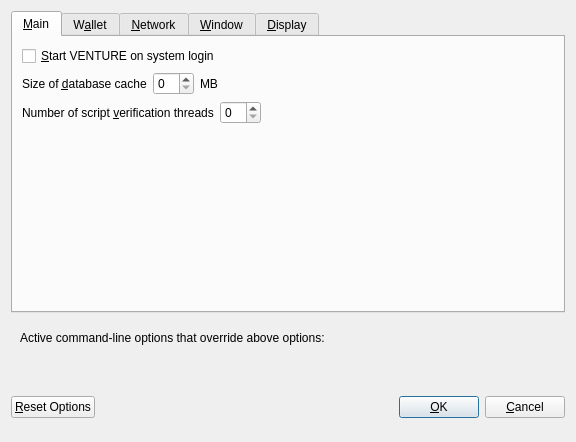
<?xml version="1.0" encoding="UTF-8"?>
<ui version="4.0">
 <class>OptionsDialog</class>
 <widget class="QDialog" name="OptionsDialog">
  <property name="geometry">
   <rect>
    <x>0</x>
    <y>0</y>
    <width>576</width>
    <height>442</height>
   </rect>
  </property>
  <property name="windowTitle">
   <string>Options</string>
  </property>
  <property name="modal">
   <bool>true</bool>
  </property>
  <layout class="QVBoxLayout" name="verticalLayout">
   <item>
    <widget class="QTabWidget" name="tabWidget">
     <property name="currentIndex">
      <number>0</number>
     </property>
     <widget class="QWidget" name="tabMain">
      <attribute name="title">
       <string>&amp;Main</string>
      </attribute>
      <layout class="QVBoxLayout" name="verticalLayout_Main">
       <item>
        <widget class="QCheckBox" name="bitcoinAtStartup">
         <property name="toolTip">
          <string>Automatically start VENTURE after logging in to the system.</string>
         </property>
         <property name="text">
          <string>&amp;Start VENTURE on system login</string>
         </property>
        </widget>
       </item>
       <item>
        <layout class="QHBoxLayout" name="horizontalLayout_2_Main">
         <item>
          <widget class="QLabel" name="databaseCacheLabel">
           <property name="text">
            <string>Size of &amp;database cache</string>
           </property>
           <property name="textFormat">
            <enum>Qt::PlainText</enum>
           </property>
           <property name="buddy">
            <cstring>databaseCache</cstring>
           </property>
          </widget>
         </item>
         <item>
          <widget class="QSpinBox" name="databaseCache"/>
         </item>
         <item>
          <widget class="QLabel" name="databaseCacheUnitLabel">
           <property name="text">
            <string>MB</string>
           </property>
           <property name="textFormat">
            <enum>Qt::PlainText</enum>
           </property>
          </widget>
         </item>
         <item>
          <spacer name="horizontalSpacer_2_Main">
           <property name="orientation">
            <enum>Qt::Horizontal</enum>
           </property>
           <property name="sizeHint" stdset="0">
            <size>
             <width>40</width>
             <height>20</height>
            </size>
           </property>
          </spacer>
         </item>
        </layout>
       </item>
       <item>
        <layout class="QHBoxLayout" name="horizontalLayout_3_Main">
         <item>
          <widget class="QLabel" name="threadsScriptVerifLabel">
           <property name="text">
            <string>Number of script &amp;verification threads</string>
           </property>
           <property name="textFormat">
            <enum>Qt::PlainText</enum>
           </property>
           <property name="buddy">
            <cstring>threadsScriptVerif</cstring>
           </property>
          </widget>
         </item>
         <item>
          <widget class="QSpinBox" name="threadsScriptVerif">
           <property name="toolTip">
            <string>(0 = auto, &lt;0 = leave that many cores free)</string>
           </property>
          </widget>
         </item>
         <item>
          <spacer name="horizontalSpacer_3_Main">
           <property name="orientation">
            <enum>Qt::Horizontal</enum>
           </property>
           <property name="sizeHint" stdset="0">
            <size>
             <width>40</width>
             <height>20</height>
            </size>
           </property>
          </spacer>
         </item>
        </layout>
       </item>
       <item>
        <spacer name="verticalSpacer_2">
         <property name="orientation">
          <enum>Qt::Vertical</enum>
         </property>
         <property name="sizeHint" stdset="0">
          <size>
           <width>20</width>
           <height>40</height>
          </size>
         </property>
        </spacer>
       </item>
      </layout>
     </widget>
     <widget class="QWidget" name="tabWallet">
      <attribute name="title">
       <string>W&amp;allet</string>
      </attribute>
      <layout class="QVBoxLayout" name="verticalLayout_Wallet">
       <item>
        <layout class="QHBoxLayout" name="horizontalLayout_2_Wallet">
         <item>
          <widget class="QLabel" name="labelStakeSplitThresholdText">
           <property name="text">
            <string>Stake split threshold:</string>
           </property>
          </widget>
         </item>
         <item>
          <widget class="QSpinBox" name="spinBoxStakeSplitThreshold">
           <property name="minimum">
            <number>1</number>
           </property>
           <property name="maximum">
            <number>999999</number>
           </property>
          </widget>
         </item>
        </layout>
       </item>
       <item>
        <widget class="QGroupBox" name="groupBox">
         <property name="title">
          <string>Expert</string>
         </property>
         <layout class="QVBoxLayout" name="verticalLayout_2">
          <item>
           <widget class="QCheckBox" name="coinControlFeatures">
            <property name="toolTip">
             <string>Whether to show coin control features or not.</string>
            </property>
            <property name="text">
             <string>Enable coin &amp;control features</string>
            </property>
           </widget>
          </item>
          <item>
           <widget class="QCheckBox" name="showMasternodesTab">
            <property name="toolTip">
             <string>Show additional tab listing all your masternodes in first sub-tab&lt;br/&gt;and all masternodes on the network in second sub-tab.</string>
            </property>
            <property name="text">
             <string>Show Masternodes Tab</string>
            </property>
           </widget>
          </item>
          <item>
           <widget class="QCheckBox" name="spendZeroConfChange">
            <property name="toolTip">
             <string>If you disable the spending of unconfirmed change, the change from a transaction&lt;br/&gt;cannot be used until that transaction has at least one confirmation.&lt;br/&gt;This also affects how your balance is computed.</string>
            </property>
            <property name="text">
             <string>&amp;Spend unconfirmed change</string>
            </property>
           </widget>
          </item>
         </layout>
        </widget>
       </item>
       <item>
        <spacer name="verticalSpacer_Wallet">
         <property name="orientation">
          <enum>Qt::Vertical</enum>
         </property>
         <property name="sizeHint" stdset="0">
          <size>
           <width>20</width>
           <height>40</height>
          </size>
         </property>
        </spacer>
       </item>
      </layout>
     </widget>
     <widget class="QWidget" name="tabNetwork">
      <attribute name="title">
       <string>&amp;Network</string>
      </attribute>
      <layout class="QVBoxLayout" name="verticalLayout_Network">
       <item>
        <widget class="QCheckBox" name="mapPortUpnp">
         <property name="toolTip">
          <string>Automatically open the VENTURE client port on the router. This only works when your router supports UPnP and it is enabled.</string>
         </property>
         <property name="text">
          <string>Map port using &amp;UPnP</string>
         </property>
        </widget>
       </item>
       <item>
        <widget class="QCheckBox" name="allowIncoming">
         <property name="toolTip">
          <string>Accept connections from outside</string>
         </property>
         <property name="text">
          <string>Allow incoming connections</string>
         </property>
        </widget>
       </item>
       <item>
        <widget class="QCheckBox" name="connectSocks">
         <property name="toolTip">
          <string>Connect to the VENTURE network through a SOCKS5 proxy.</string>
         </property>
         <property name="text">
          <string>&amp;Connect through SOCKS5 proxy (default proxy):</string>
         </property>
        </widget>
       </item>
       <item>
        <layout class="QHBoxLayout" name="horizontalLayout_1_Network">
         <item>
          <widget class="QLabel" name="proxyIpLabel">
           <property name="text">
            <string>Proxy &amp;IP:</string>
           </property>
           <property name="textFormat">
            <enum>Qt::PlainText</enum>
           </property>
           <property name="buddy">
            <cstring>proxyIp</cstring>
           </property>
          </widget>
         </item>
         <item>
          <widget class="QValidatedLineEdit" name="proxyIp">
           <property name="minimumSize">
            <size>
             <width>140</width>
             <height>0</height>
            </size>
           </property>
           <property name="maximumSize">
            <size>
             <width>140</width>
             <height>16777215</height>
            </size>
           </property>
           <property name="toolTip">
            <string>IP address of the proxy (e.g. IPv4: 127.0.0.1 / IPv6: ::1)</string>
           </property>
          </widget>
         </item>
         <item>
          <widget class="QLabel" name="proxyPortLabel">
           <property name="text">
            <string>&amp;Port:</string>
           </property>
           <property name="textFormat">
            <enum>Qt::PlainText</enum>
           </property>
           <property name="buddy">
            <cstring>proxyPort</cstring>
           </property>
          </widget>
         </item>
         <item>
          <widget class="QLineEdit" name="proxyPort">
           <property name="minimumSize">
            <size>
             <width>55</width>
             <height>0</height>
            </size>
           </property>
           <property name="maximumSize">
            <size>
             <width>55</width>
             <height>16777215</height>
            </size>
           </property>
           <property name="toolTip">
            <string>Port of the proxy (e.g. 9050)</string>
           </property>
          </widget>
         </item>
         <item>
          <spacer name="horizontalSpacer_1_Network">
           <property name="orientation">
            <enum>Qt::Horizontal</enum>
           </property>
           <property name="sizeHint" stdset="0">
            <size>
             <width>40</width>
             <height>20</height>
            </size>
           </property>
          </spacer>
         </item>
        </layout>
       </item>
       <item>
        <spacer name="verticalSpacer_Network">
         <property name="orientation">
          <enum>Qt::Vertical</enum>
         </property>
         <property name="sizeHint" stdset="0">
          <size>
           <width>20</width>
           <height>40</height>
          </size>
         </property>
        </spacer>
       </item>
      </layout>
     </widget>
     <widget class="QWidget" name="tabWindow">
      <attribute name="title">
       <string>&amp;Window</string>
      </attribute>
      <layout class="QVBoxLayout" name="verticalLayout_Window">
       <item>
        <widget class="QCheckBox" name="minimizeToTray">
         <property name="toolTip">
          <string>Show only a tray icon after minimizing the window.</string>
         </property>
         <property name="text">
          <string>&amp;Minimize to the tray instead of the taskbar</string>
         </property>
        </widget>
       </item>
       <item>
        <widget class="QCheckBox" name="minimizeOnClose">
         <property name="toolTip">
          <string>Minimize instead of exit the application when the window is closed. When this option is enabled, the application will be closed only after selecting Quit in the menu.</string>
         </property>
         <property name="text">
          <string>M&amp;inimize on close</string>
         </property>
        </widget>
       </item>
       <item>
        <spacer name="verticalSpacer_Window">
         <property name="orientation">
          <enum>Qt::Vertical</enum>
         </property>
         <property name="sizeHint" stdset="0">
          <size>
           <width>20</width>
           <height>40</height>
          </size>
         </property>
        </spacer>
       </item>
      </layout>
     </widget>
     <widget class="QWidget" name="tabDisplay">
      <attribute name="title">
       <string>&amp;Display</string>
      </attribute>
      <layout class="QVBoxLayout" name="verticalLayout_Display">
       <item>
        <layout class="QHBoxLayout" name="horizontalLayout_1_Display">
         <item>
          <widget class="QLabel" name="langLabel">
           <property name="text">
            <string>User Interface &amp;language:</string>
           </property>
           <property name="textFormat">
            <enum>Qt::PlainText</enum>
           </property>
           <property name="buddy">
            <cstring>lang</cstring>
           </property>
          </widget>
         </item>
         <item>
          <widget class="QValueComboBox" name="lang">
           <property name="toolTip">
            <string>The user interface language can be set here. This setting will take effect after restarting VENTURE.</string>
           </property>
          </widget>
         </item>
        </layout>
       </item>
       <item>
        <widget class="Line" name="line">
         <property name="orientation">
          <enum>Qt::Horizontal</enum>
         </property>
        </widget>
       </item>
       <item>
        <layout class="QHBoxLayout" name="horizontalLayout_2_Display">
         <item>
          <widget class="QLabel" name="unitLabel">
           <property name="text">
            <string>&amp;Unit to show amounts in:</string>
           </property>
           <property name="textFormat">
            <enum>Qt::PlainText</enum>
           </property>
           <property name="buddy">
            <cstring>unit</cstring>
           </property>
          </widget>
         </item>
         <item>
          <widget class="QValueComboBox" name="unit">
           <property name="toolTip">
            <string>Choose the default subdivision unit to show in the interface and when sending coins.</string>
           </property>
          </widget>
         </item>
        </layout>
       </item>
       <item>
        <layout class="QHBoxLayout" name="horizontalLayout_5_Display">
         <item>
          <widget class="QLabel" name="digitsLabel">
           <property name="text">
            <string>Decimal digits</string>
           </property>
          </widget>
         </item>
         <item>
          <widget class="QValueComboBox" name="digits"/>
         </item>
        </layout>
       </item>
       <item>
        <layout class="QHBoxLayout" name="horizontalLayout_3_Display">
         <item>
          <widget class="QLabel" name="thirdPartyTxUrlsLabel">
           <property name="toolTip">
            <string>Third party URLs (e.g. a block explorer) that appear in the transactions tab as context menu items. %s in the URL is replaced by transaction hash. Multiple URLs are separated by vertical bar |.</string>
           </property>
           <property name="text">
            <string>Third party transaction URLs</string>
           </property>
           <property name="buddy">
            <cstring>thirdPartyTxUrls</cstring>
           </property>
          </widget>
         </item>
         <item>
          <widget class="QLineEdit" name="thirdPartyTxUrls">
           <property name="toolTip">
            <string>Third party URLs (e.g. a block explorer) that appear in the transactions tab as context menu items. %s in the URL is replaced by transaction hash. Multiple URLs are separated by vertical bar |.</string>
           </property>
          </widget>
         </item>
        </layout>
       </item>
       <item>
        <spacer name="verticalSpacer">
         <property name="orientation">
          <enum>Qt::Vertical</enum>
         </property>
         <property name="sizeHint" stdset="0">
          <size>
           <width>20</width>
           <height>40</height>
          </size>
         </property>
        </spacer>
       </item>
      </layout>
     </widget>
    </widget>
   </item>
   <item>
    <widget class="QFrame" name="frame">
     <layout class="QVBoxLayout" name="verticalLayout_Bottom">
      <item>
       <layout class="QHBoxLayout" name="horizontalLayout_Bottom">
        <item>
         <widget class="QLabel" name="overriddenByCommandLineInfoLabel">
          <property name="text">
           <string>Active command-line options that override above options:</string>
          </property>
          <property name="textFormat">
           <enum>Qt::PlainText</enum>
          </property>
         </widget>
        </item>
        <item>
         <spacer name="horizontalSpacer_Bottom">
          <property name="orientation">
           <enum>Qt::Horizontal</enum>
          </property>
          <property name="sizeHint" stdset="0">
           <size>
            <width>40</width>
            <height>20</height>
           </size>
          </property>
         </spacer>
        </item>
       </layout>
      </item>
      <item>
       <widget class="QLabel" name="overriddenByCommandLineLabel">
        <property name="text">
         <string/>
        </property>
        <property name="textFormat">
         <enum>Qt::PlainText</enum>
        </property>
        <property name="wordWrap">
         <bool>true</bool>
        </property>
       </widget>
      </item>
     </layout>
    </widget>
   </item>
   <item>
    <layout class="QHBoxLayout" name="horizontalLayout_Buttons">
     <item>
      <widget class="QPushButton" name="resetButton">
       <property name="toolTip">
        <string>Reset all client options to default.</string>
       </property>
       <property name="text">
        <string>&amp;Reset Options</string>
       </property>
       <property name="autoDefault">
        <bool>false</bool>
       </property>
      </widget>
     </item>
     <item>
      <spacer name="horizontalSpacer_1">
       <property name="orientation">
        <enum>Qt::Horizontal</enum>
       </property>
       <property name="sizeHint" stdset="0">
        <size>
         <width>40</width>
         <height>48</height>
        </size>
       </property>
      </spacer>
     </item>
     <item>
      <widget class="QLabel" name="statusLabel">
       <property name="minimumSize">
        <size>
         <width>200</width>
         <height>0</height>
        </size>
       </property>
       <property name="font">
        <font>
         <weight>75</weight>
         <bold>true</bold>
        </font>
       </property>
       <property name="text">
        <string/>
       </property>
       <property name="textFormat">
        <enum>Qt::PlainText</enum>
       </property>
       <property name="wordWrap">
        <bool>true</bool>
       </property>
      </widget>
     </item>
     <item>
      <spacer name="horizontalSpacer_2">
       <property name="orientation">
        <enum>Qt::Horizontal</enum>
       </property>
       <property name="sizeHint" stdset="0">
        <size>
         <width>40</width>
         <height>48</height>
        </size>
       </property>
      </spacer>
     </item>
     <item>
      <widget class="QPushButton" name="okButton">
       <property name="text">
        <string>&amp;OK</string>
       </property>
       <property name="autoDefault">
        <bool>false</bool>
       </property>
       <property name="default">
        <bool>true</bool>
       </property>
      </widget>
     </item>
     <item>
      <widget class="QPushButton" name="cancelButton">
       <property name="text">
        <string>&amp;Cancel</string>
       </property>
       <property name="autoDefault">
        <bool>false</bool>
       </property>
      </widget>
     </item>
    </layout>
   </item>
  </layout>
 </widget>
 <customwidgets>
  <customwidget>
   <class>QValidatedLineEdit</class>
   <extends>QLineEdit</extends>
   <header>qvalidatedlineedit.h</header>
  </customwidget>
  <customwidget>
   <class>QValueComboBox</class>
   <extends>QComboBox</extends>
   <header>qvaluecombobox.h</header>
  </customwidget>
 </customwidgets>
 <resources/>
 <connections/>
</ui>
